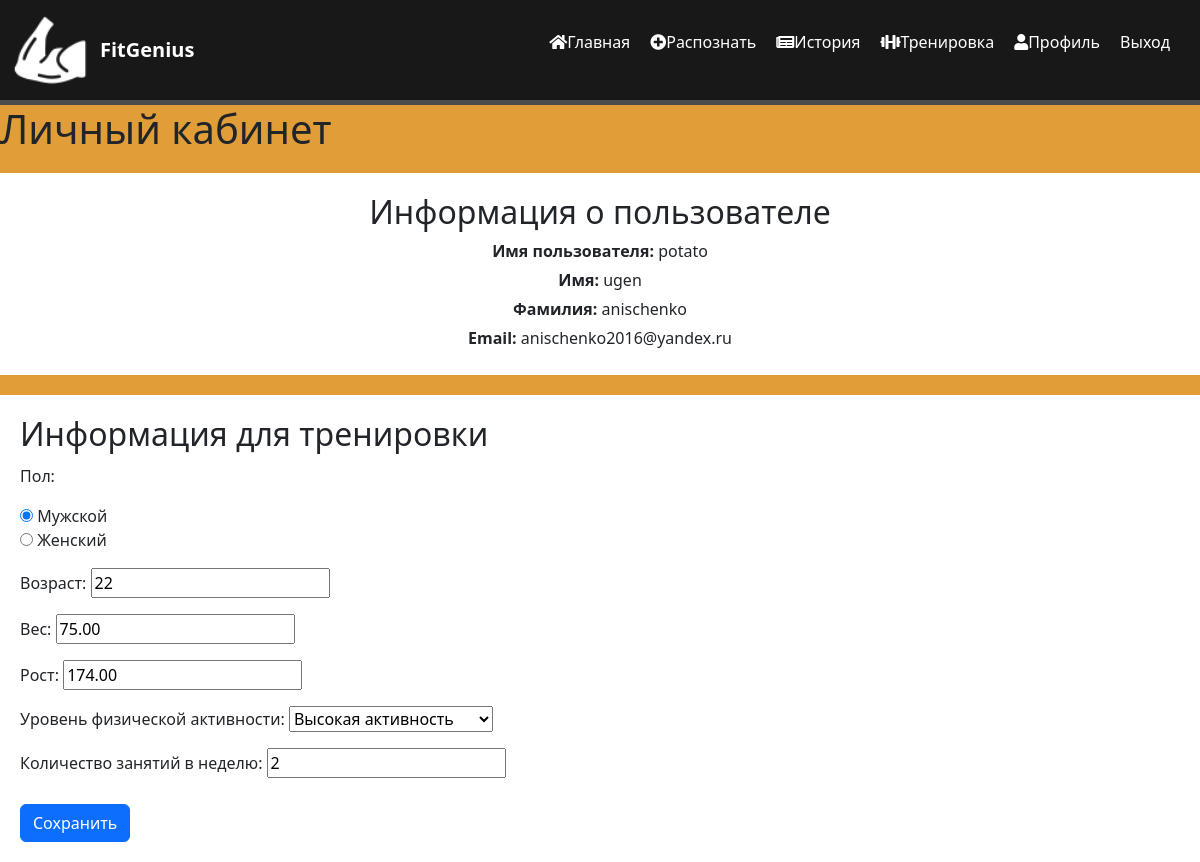
Screenshot of /profile/ (signed in) with the database file from the repository.
### gym_tracker/models.py (models this page shows, shortened)
class UserProfile(models.Model):
    GENDER_CHOICES = [
        ('M', 'Мужской'),
        ('F', 'Женский'),
    ]
    ACTIVITY_CHOICES = [
        ('sedentary', 'Сидячий образ жизни'),
        ('moderate', 'Умеренная активность'),
        ('high', 'Высокая активность'),
    ]
    user = models.OneToOneField(User, on_delete=models.CASCADE)
    gender = models.CharField(max_length=1, choices=GENDER_CHOICES, blank=False, default='')
    age = models.PositiveIntegerField()
    weight = models.DecimalField(max_digits=5, decimal_places=2)
    height = models.DecimalField(max_digits=5, decimal_places=2)
    activity_level = models.CharField(max_length=10, choices=ACTIVITY_CHOICES, blank=False, default='')
    workouts_per_week = models.PositiveIntegerField(validators=[MinValueValidator(1), MaxValueValidator(7)])

### gym_tracker/views.py (the view)
# urls.py: path('profile/', views.profile, name='profile'),
def profile(request):
    if request.method == 'POST':
        form = UserProfileForm(request.POST, instance=request.user.userprofile)
        if form.is_valid():
            form.save()
    else:
        if hasattr(request.user, 'userprofile'):
            form = UserProfileForm(instance=request.user.userprofile)
        else:
            form = UserProfileForm()
    return render(request, 'gym_tacker/profile.html', {'form': form})

### gym_tracker/forms.py
class UserProfileForm(forms.ModelForm):
    class Meta:
        model = UserProfile
        fields = ['gender', 'age', 'weight', 'height', 'activity_level', 'workouts_per_week']
        labels = {
            'gender': 'Пол',
            'age': 'Возраст',
            'weight': 'Вес',
            'height': 'Рост',
            'activity_level': 'Уровень физической активности',
            'workouts_per_week': 'Количество занятий в неделю',
        }
        widgets = {
            'gender': forms.RadioSelect(choices=UserProfile.GENDER_CHOICES),
            'activity_level': forms.Select(choices=UserProfile.ACTIVITY_CHOICES),
        }

### templates/gym_tacker/profile.html (shortened to what this page needs)
{% extends 'gym_tacker/layout.html' %}
{% block content %}
<div class="features">
    <h1>Личный кабинет</h1>
    <div class="user-info">
        <h2>Информация о пользователе</h2>
        <p><strong>Имя пользователя:</strong> {{ user.username }}</p>
        <p><strong>Имя:</strong> {{ user.first_name }}</p>
        <p><strong>Фамилия:</strong> {{ user.last_name }}</p>
        <p><strong>Email:</strong> {{ user.email }}</p>
    </div>
    <div class="training-info">
        <h2>Информация для тренировки</h2>
        <form method="post">
            {{ form.as_p }}
            <button type="submit" class="btn btn-primary">Сохранить</button>
        </form>
    </div>
</div>
{% endblock %}

### gym_tracker/static/css/gym_tracker.css (style rules this page uses)
body { background: #e19d37; margin: 0; padding: 0; }
.user-info { background-color: #ffffff; padding: 20px; margin-top: 20px; text-align: center; }
.user-info p { margin: 5px 0; }
.training-info { background-color: #ffffff; padding: 20px; margin-top: 20px; }
.training-info h2 { margin-bottom: 10px; }
.training-info form { margin-top: 10px; }
.training-info button { margin-top: 10px; }

### rows the page displays
UserProfile: gender "☑ Мужской ☐ Женский", age "22", weight "75.00", height "174.00", activity_level "Высокая активность", workouts_per_week "2"

### other values shown
{{ user.username }} "potato"
{{ user.first_name }} "ugen"
{{ user.last_name }} "anischenko"
{{ user.email }} "anischenko2016@yandex.ru"
